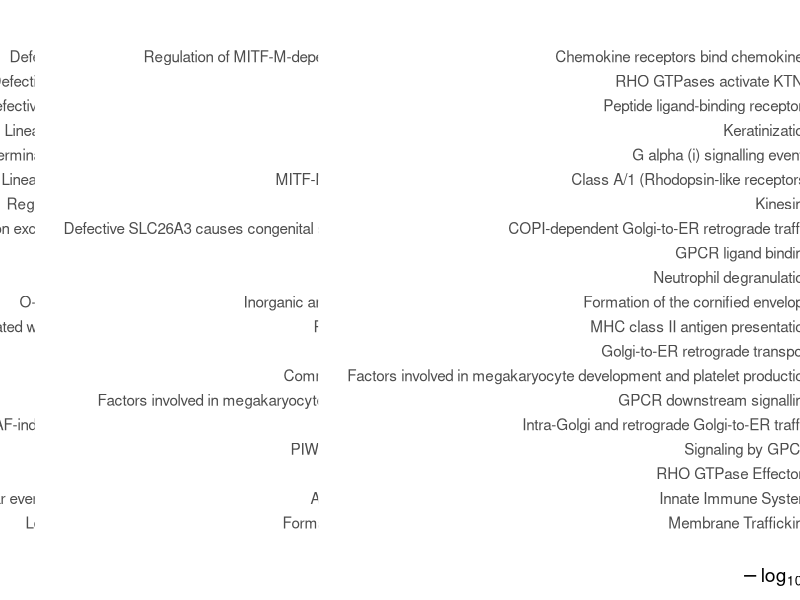

Write the R code that produced this figure. (Note: this script raises an error after producing the figure.)


library(tidyverse)
library(forcats)

kras_ptw <- read.csv("output/DEG/kras_reactome.csv")
top_kras <- kras_ptw %>% arrange(Entities.FDR) %>% pull(Pathway.identifier) %>% head(20)

kras_ptw_top <- kras_ptw %>% filter(Pathway.identifier %in% top_kras)

hras_ptw <- read.csv("output/DEG/hras_reactome.csv")
top_hras <- hras_ptw %>% arrange(Entities.FDR) %>% pull(Pathway.identifier) %>% head(20)

hras_ptw_top <- hras_ptw %>% filter(Pathway.identifier %in% top_hras)

nras_ptw <- read.csv("output/DEG/nras_reactome.csv")
top_nras <- nras_ptw %>% arrange(Entities.FDR) %>% pull(Pathway.identifier) %>% head(20)

nras_ptw_top <- nras_ptw %>% filter(Pathway.identifier %in% top_nras)


embl_palette <- c("#5E3C99", "#B2ABD2", "#E6F5D0", "#1B7837")

kras_plot <- ggplot(
  kras_ptw_top %>%
    mutate(Pathway.name = fct_reorder(Pathway.name, -log(Entities.pValue))),
  aes(x = -log10(Entities.pValue),
      y = Pathway.name,
      fill = -log10(Entities.pValue))
) +
  geom_col(width = 0.8) +
  scale_fill_gradientn(colors = embl_palette) +
  labs(
    title = "Pathways of KRAS-mutated samples",
    x = expression(-log[10](p-value)),
    y = NULL,
    fill = expression(-log[10](p-value))
  ) +
  theme_classic(base_size = 14) +
  theme(
    plot.title = element_text(face = "bold"),
    axis.text.y = element_text(size = 11),
    legend.position = "right"
  )

hras_plot <- ggplot(
  hras_ptw_top %>%
    mutate(Pathway.name = fct_reorder(Pathway.name, -log(Entities.pValue))),
  aes(x = -log10(Entities.pValue),
      y = Pathway.name,
      fill = -log10(Entities.pValue))
) +
  geom_col(width = 0.8) +
  scale_fill_gradientn(colors = embl_palette) +
  labs(
    title = "Pathways of HRAS-mutated samples",
    x = expression(-log[10](p-value)),
    y = NULL,
    fill = expression(-log[10](p-value))
  ) +
  theme_classic(base_size = 14) +
  theme(
    plot.title = element_text(face = "bold"),
    axis.text.y = element_text(size = 11),
    legend.position = "right"
  )

nras_plot <- ggplot(
  nras_ptw_top %>%
    mutate(Pathway.name = fct_reorder(Pathway.name, -log(Entities.pValue))),
  aes(x = -log10(Entities.pValue),
      y = Pathway.name,
      fill = -log10(Entities.pValue))
) +
  geom_col(width = 0.8) +
  scale_fill_gradientn(colors = embl_palette) +
  labs(
    title = "Pathways of NRAS-mutated samples",
    x = expression(-log[10](p-value)),
    y = NULL,
    fill = expression(-log[10](p-value))
  ) +
  theme_classic(base_size = 14) +
  theme(
    plot.title = element_text(face = "bold"),
    axis.text.y = element_text(size = 11),
    legend.position = "right"
  )

 ggpubr::ggarrange(kras_plot, hras_plot, nras_plot, nrow = 1)
print(panel_ptw)
ggsave("../../plot/Figure_pathway_enrichment.pdf",
       width = 30, height = 10)



deg_kras <- read.csv("output/DEG/deg_kras.csv")
deg_hras <- read.csv("output/DEG/deg_hras.csv")
deg_nras <- read.csv("output/DEG/deg_nras.csv")

plot_db <- data.frame(Paralog = factor(c("KRAS", "HRAS", "NRAS"), levels = c("KRAS","NRAS", "HRAS")),
                      degs = c(nrow(deg_kras), nrow(deg_hras), nrow(deg_nras)))
library(ggplot2)
library(ggrepel)

ggplot(plot_db, aes(Paralog, degs, fill= Paralog)) + 
  geom_bar(stat ="identity")+
  scale_fill_manual(values = c("#40bf40","#862d86","#9999ff"))+
  theme_bw()


deg_kras <- deg_kras %>% mutate(dir = ifelse(logFC >= 0.5, "up", ifelse(logFC <= -0.5, "down", "norm"))) %>% arrange(adj.P.Val, abs(logFC))
table(deg_kras$dir)
head(deg_kras, n=10)


deg_nras <- deg_nras %>% mutate(dir = ifelse(logFC >= 0.5, "up", ifelse(logFC <= -0.5, "down", "norm"))) %>% arrange(adj.P.Val, abs(logFC))
table(deg_nras$dir)
head(deg_nras, n=10)


deg_hras <- deg_hras %>% mutate(dir = ifelse(logFC >= 0.5, "up", ifelse(logFC <= -0.5, "down", "norm"))) %>% arrange(adj.P.Val, abs(logFC))
table(deg_hras$dir)
head(deg_hras, n=10)


volcano_plot <- function(df, title, highlight_genes){
  
  df <- df %>%
    mutate(
      significance = case_when(
        adj.P.Val < 0.05 & logFC > 0 ~ "Up",
        adj.P.Val < 0.05 & logFC < 0 ~ "Down",
        TRUE ~ "NS"
      ),
      label = ifelse(X %in% highlight_genes, X, NA)
    )
  
  ggplot(df, aes(x = logFC, y = -log10(adj.P.Val))) +
    
    geom_point(aes(color = significance), size = 2, alpha = 0.8) +
    
    scale_color_manual(values = c(
      "Up" = "#2E8B57",   # verde
      "Down" = "#7A3E9D", # viola
      "NS" = "grey80"
    )) +
    
    geom_text_repel(
      aes(label = label),
      size = 5,
      max.overlaps = 20
    ) +
    
    labs(
      title = title,
      x = "log2 Fold Change",
      y = "-log10 adjusted p-value"
    ) +
    
    theme_classic() +
    geom_vline(xintercept=c(-0.5,0.5), linetype="dashed", colour="grey60") +
    geom_hline(yintercept=-log10(0.05), linetype="dashed", colour="grey60")+
    
    theme(
      legend.position = "none",
      plot.title = element_text(face = "bold", size = 12)
    )
}

kras_genes <- c(
  "MUC5AC","MUC2","MUC5B","TFF1", "REG4", "DKK4", "KRT7",
  "DUSP4", "DUSP6","LEFTY1","RP11-350J20.12", "SLC26A3"
)

nras_genes <- c(
  "DEFA4","AZU1","LY6G6D","AC104135.4",
  "RP11-386M24.8","RP11-366L20.2", "SLC26A3"
)

hras_genes <- c(
  "DPPA5","IFITM5","KIR3DX1","LIPK",
  "AC005725.1","RP5-991C6.2","LINC00676", "RP11-59D5__B.2",
  "AC006262.10", "LINC00704", "RP11-259O2.1"
)


p_kras <- volcano_plot(deg_kras, "KRAS DEGs", kras_genes)
p_nras <- volcano_plot(deg_nras, "NRAS DEGs", nras_genes)
p_hras <- volcano_plot(deg_hras, "HRAS DEGs", hras_genes)

library(patchwork)

final_plot <- (p_kras | p_nras | p_hras) / (kras_plot |hras_plot| nras_plot) +
  plot_layout(heights = c(1, 1))


final_plot + plot_annotation(tag_levels = "A")
